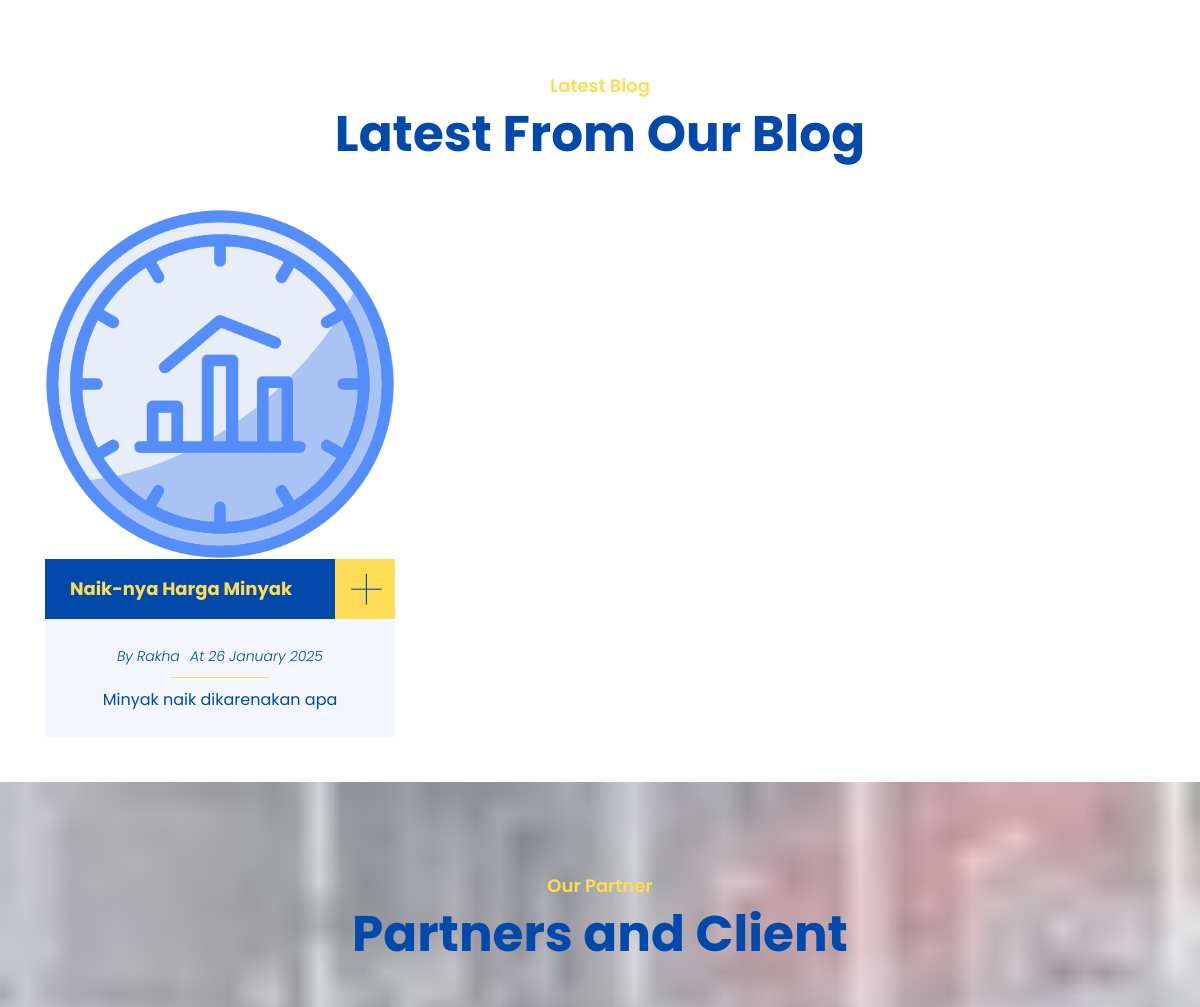
Before: / (middle part) with the older database file.
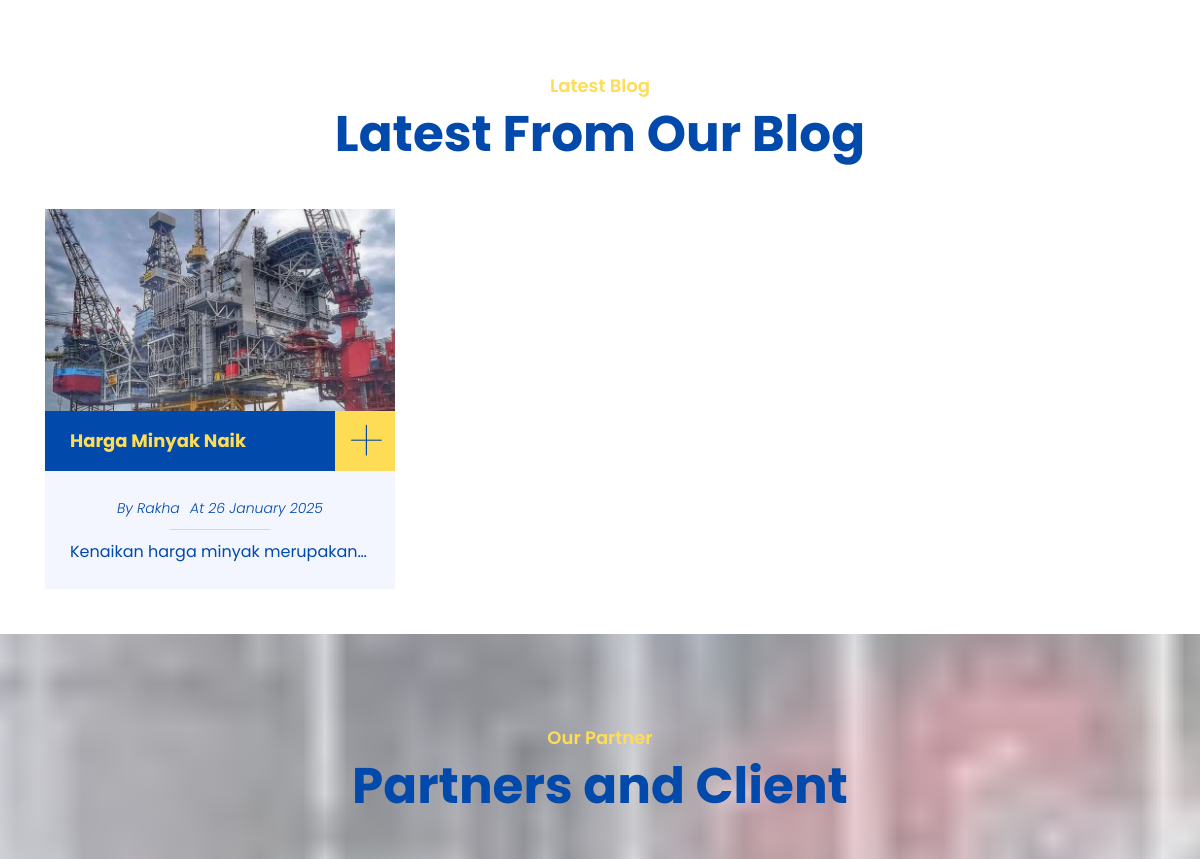
After: the same page with the newer database file.
### tables this page shows
CREATE TABLE `artikel` (
  `id` int NOT NULL AUTO_INCREMENT,
  `title` varchar(255) NOT NULL,
  `content` text NOT NULL,
  `namaGambar` varchar(255) DEFAULT NULL,
  `tipeGambar` varchar(50) DEFAULT NULL,
  `ukuranGambar` int DEFAULT NULL,
  `likes` int DEFAULT '0',
  `create_at` datetime DEFAULT CURRENT_TIMESTAMP,
  `namaAuthor` varchar(255) DEFAULT NULL,
  `deskripsiAuthor` varchar(255) DEFAULT NULL,
  PRIMARY KEY (`id`)
);

### index.php (the view, shortened to what this page needs)
<?php
    require 'controllers/visitor_counter.php';
?>
<!DOCTYPE html>
<html lang="en">
    <?php include 'component/head.php'; ?>
    <body>
        <div class="wrapper">
            <div class="service">
                <div class="container">
                    <div class="row">
                        <?php
                        $query = $db->query("SELECT * FROM produk");
                        while ($row = $query->fetch(PDO::FETCH_ASSOC)) {
                        ?>
                            <div class="col-lg-4 col-md-6 wow fadeInUp" data-wow-delay="0.1s">
                            </div>
                        <?php
                        }
                        ?>
                    </div>
                </div>
            </div>
            <div class="blog">
                <div class="container">
                    <div class="section-header text-center">
                        <p>Latest Blog</p>
                        <h2>Latest From Our Blog</h2>
                    </div>
                    <div class="row">
                        <?php
                            $query = $db->query("SELECT * FROM artikel ORDER BY create_at DESC");
                            while ($row = $query->fetch(PDO::FETCH_ASSOC)) {
                        ?>
                        <div class="col-lg-4 col-md-6 wow fadeInUp" data-wow-delay="0.2s">
                            <div class="blog-item">
                                <div class="blog-img">
                                    <img src="images/<?php echo htmlspecialchars($row['namaGambar']) ?>" alt="Image">
                                </div>
                                <div class="blog-title">
                                    <h3><?php echo htmlspecialchars($row['title']) ?></h3>
                                    <a class="btn" href="single-blog.php?id=<?php echo htmlspecialchars($row['id']) ?>">+</a>
                                </div>
                                <div class="blog-meta">
                                    <p>By <?php echo htmlspecialchars($row['namaAuthor']); ?></p>
                                    <p>At <?php echo date('d F Y', strtotime($row['create_at'])); ?></p>
                                </div>
                                <div class="blog-text text-truncate">
                                    <?php echo htmlspecialchars($row['content']); ?>
                                </div>
                            </div>
                        </div>
                        <?php } ?>
                    </div>
                </div>
            </div>
            <div class="testimonial1">
                <div class="section-header text-center">
                    <p>Our Partner</p>
                    <h2>Partners and Client</h2>
                </div>
            </div>
        </div>
    </body>
</html>

Changed rows visible on the page:
removed artikel: namaGambar (picture), title "Naik-nya Harga Minyak", namaAuthor "Rakha", create_at "26 January 2025", content "Minyak naik dikarenakan apa"
added artikel: namaGambar (picture), title "Harga Minyak Naik", namaAuthor "Rakha", create_at "26 January 2025", content "Kenaikan harga minyak merupakan…"
